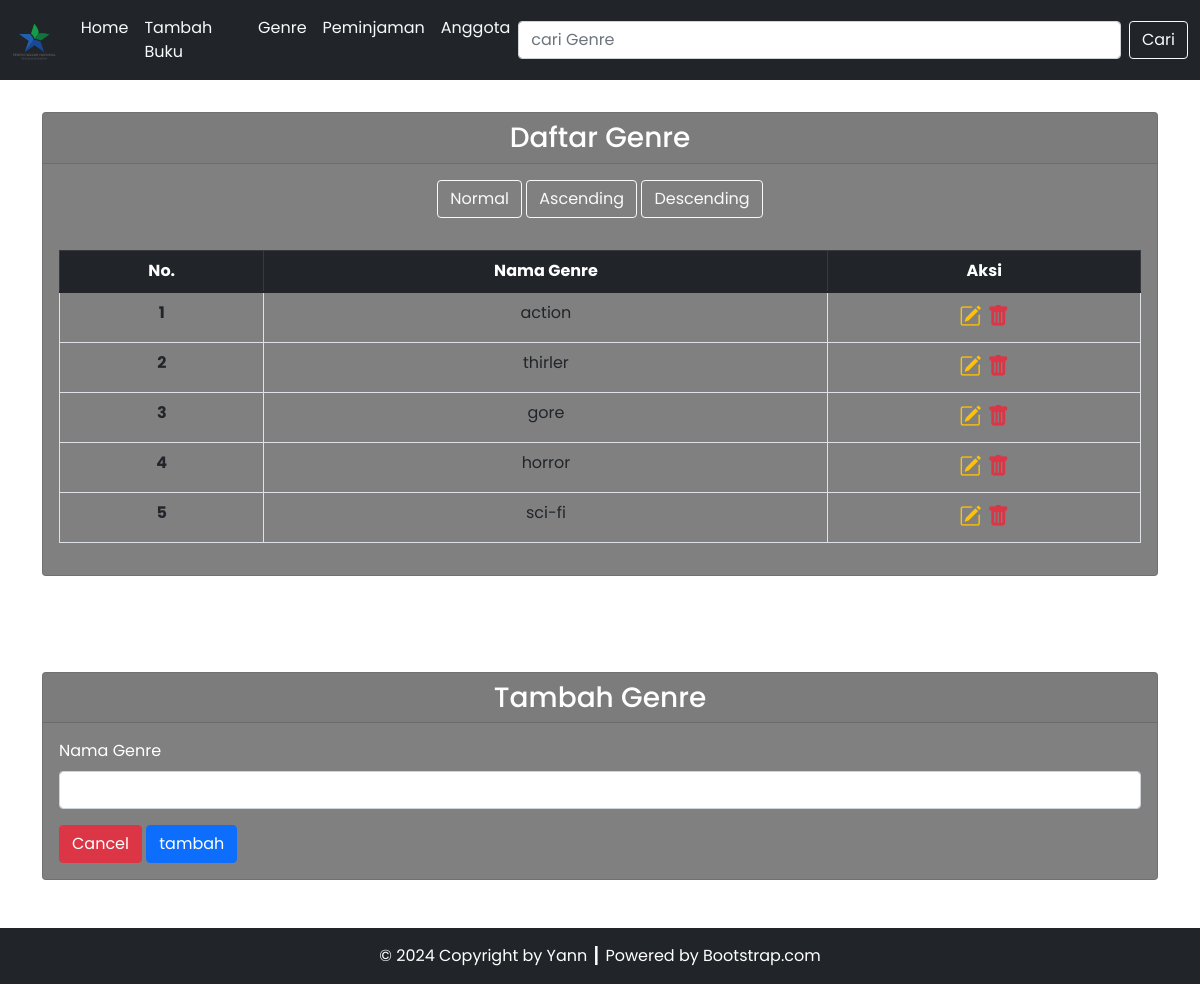
The app's page /TP3DPBO/genre.php with its own data.
### tables this page shows
CREATE TABLE `genre` (
  `id_genre` int(11) NOT NULL AUTO_INCREMENT,
  `nama_genre` varchar(255) DEFAULT NULL,
  PRIMARY KEY (`id_genre`)
);

### TP3DPBO/config/db.php (called while the page is built)
<?php
$DB_HOST = "localhost";
$DB_USERNAME = "root";
$DB_PASSWORD = "";
$DB_NAME = "db_perpustakaan";

### TP3DPBO/classes/DB.php (called while the page is built, shortened)
<?php
class DB
{
    private $hostname;
    private $username;
    private $password;
    private $dbname;
    private $conn;
    private $result;
    function __construct($hostname, $username, $password, $dbname)
    {
        $this->hostname = $hostname;
        $this->username = $username;
        $this->password = $password;
        $this->dbname = $dbname;
    }
    function open()
    {
        $this->conn = mysqli_connect($this->hostname, $this->username, $this->password, $this->dbname);
    }
    function execute($query)
    {
        $this->result = mysqli_query($this->conn, $query);
    }
    function getResult()
    {
        return mysqli_fetch_array($this->result);
    }
}

### TP3DPBO/classes/Genre.php (called while the page is built, shortened)
<?php
class Genre extends DB
{
    function getgenre()
    {
        $query = "SELECT * FROM genre";
        return $this->execute($query);
    }
}

### TP3DPBO/genre.php (the view, shortened to what this page needs)
<?php
include('config/db.php');
include('classes/DB.php');
include('classes/Genre.php');
include('classes/Peminjaman.php');
$genre = new Genre($DB_HOST, $DB_USERNAME, $DB_PASSWORD, $DB_NAME);
$genre->open();
$genre->getgenre();
$formtambah = '<div class="col gx-2 gy-3 justify-content-center">
<form action="genre.php" method="post" role="form" id="form-add">
    <input type="hidden" name="id" id="id">
    <div class="mb-3">
        <label for="nama_genre" class="form-label">Nama Genre</label>
        <input type="text" class="form-control" id="nama_genre" name="nama_genre" required>
    </div>
    <a href="genre.php"><button type="button" class="btn btn-danger" data-bs-dismiss="modal">Cancel</button></a>
    <button type="submit" class="btn btn-primary text-white" name="tambah" id="tambah" form="form-add">tambah</button>
</form>
</div>
';
$header = '<tr>
<th scope="row">No.</th>
<th scope="row">Nama Genre</th>
<th scope="row">Aksi</th>
</tr>';
$data = null;
$no = 1;
while ($div = $genre->getResult()) {
    $data .= '<tr>
    <th scope="row">' . $no . '</th>
    <td>' . $div['nama_genre'] . '</td>
    <td style="font-size: 22px;">
        <a href="genre.php?update=' . $div['id_genre'] . '" title="Edit Data"><i class="bi bi-pencil-square text-warning"></i></a>&nbsp;<a href="genre.php?hapus=' . $div['id_genre'] . '" title="Delete Data"><i class="bi bi-trash-fill text-danger"></i></a>
        </td>
    </tr>';
    $no++;
}

### records on screen
genre: nama_genre "action"
genre: nama_genre "thirler"
genre: nama_genre "gore"
genre: nama_genre "horror"
genre: nama_genre "sci-fi"
